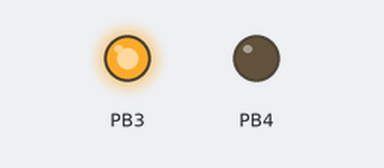
The program below on a simulated ATtiny85, built with avr-gcc and emulated at 1 MHz (the files do not name the chip). Parts: output pins drawn as LEDs (lit = HIGH).

Above: at 0.1 s.
Timing chart, 0 to 1.6 s (numbered marks = the images above):
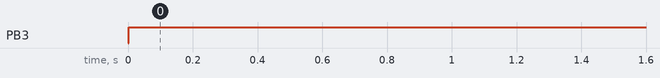

The program:

main.c
```c
#define F_CPU 1000000UL

#include <avr/io.h>
#include <avr/interrupt.h>

#define OCR0A_SLOW_TICK 61
#define SLOWTICKS_PER_SECOND 64

#define MODE_NIGHTTIME_MODE 1
#define MODE_WAKEUP_MODE 2
#define MODE_DAYTIME_MODE 3
#define MODE_WINDDOWN_MODE 4

#define WAKEUPTIME 21600
#define WINDDOWNTIME 79200

int slow_tick_count = 0;
uint8_t mode = MODE_DAYTIME_MODE;
uint32_t seconds = 79200; //22:00
uint32_t oldSeconds = 0;
uint8_t _ocr1b = 0; //ocr follower so I can read from it
uint8_t _ocr0a = OCR0A_SLOW_TICK;

void enable_compb(){
	cli();
	TCCR1 = (1 << CS12); //set to zero, then clk/8 prescale. PWM mode clear OC1B on compare match
	GTCCR = (1 << COM1B1);
	TIMSK |= (1 << TOIE1);
	sei();
}

void disable_compb(){
	cli();
	TCCR1 = 0;
	TIMSK &= ~(1 << OCIE1B);
	sei();
}

void tick_second(){
	seconds++;
	if (seconds > 86400) seconds = 0;
}

int toggle = 0;
void toggle_debug(){
	if (toggle){
		PORTB |= (1 << PORTB4);
	} else {
		PORTB &= ~(1 << PORTB4);
	}
	toggle = ~toggle;
}

int main(){
	cli();
	TCCR0A = 0;
	TCCR0B = 0;
	TCCR0B |= 1 << CS02; //256 prescaler
	OCR0A = _ocr0a;
	TIMSK |= 1 << OCIE0A | 1 << TOIE0; //OCR0A compare match interrupt
	sei();

	DDRB = (1 << DDB3) | 1 << DDB4;

	while(1){
		switch(mode){
			case MODE_NIGHTTIME_MODE:
				if ((seconds < WAKEUPTIME + 500) && seconds >= WAKEUPTIME){
					mode = MODE_WAKEUP_MODE;
					enable_compb();
					OCR1B = _ocr1b = 0;
				}
			break;
			case MODE_WAKEUP_MODE:
				if (seconds != oldSeconds){
					OCR1B = ++_ocr1b;
					oldSeconds = seconds;
				}
				if (_ocr1b == 256 ){
					mode = MODE_DAYTIME_MODE;
					disable_compb();
				}
				break;
			case MODE_DAYTIME_MODE:
				OCR1B = 0;
				if (seconds >= WINDDOWNTIME){
					OCR1B = _ocr1b = 255;
					enable_compb();
					mode = MODE_WINDDOWN_MODE;
				}
				break;
			case MODE_WINDDOWN_MODE:
				if (seconds != oldSeconds){
					OCR1B = --_ocr1b;
					oldSeconds = seconds;
					toggle_debug();
				}
				if (_ocr1b == 0){
					mode = MODE_NIGHTTIME_MODE;
					disable_compb();
				}
				break;
		}
		if (slow_tick_count == SLOWTICKS_PER_SECOND){
			slow_tick_count = 0;
			tick_second();
		}
	}
}

ISR(TIMER0_COMPA_vect){
	slow_tick_count++;
	TCNT0 = 0;
}

ISR(TIMER1_OVF_vect){
	//toggle LED pin high, hardware controls the toggle low
	PORTB |= (1 << PORTB3);
}
```

Measured:
- by itself, PB3: LOW → HIGH at 0.00 s
